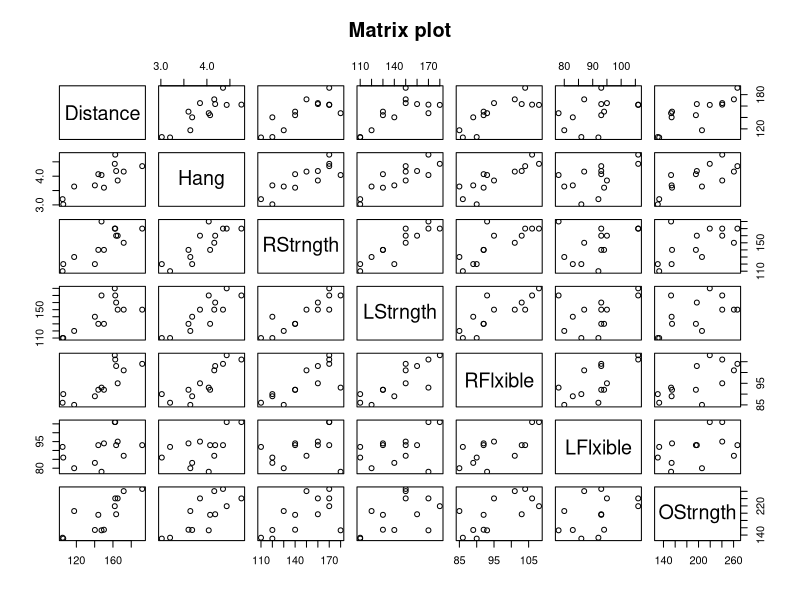

Generate this figure with R:
library(readxl)
data = read_xls("punting.xls")
round(cor(data, use = "pairwise.complete.obs"), 2)
pairs(data, main = "Matrix plot")